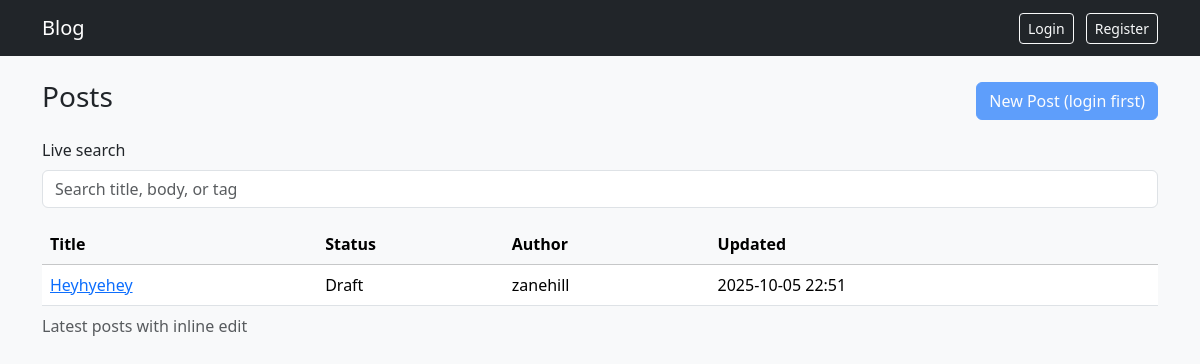
Before: / with the older database file.
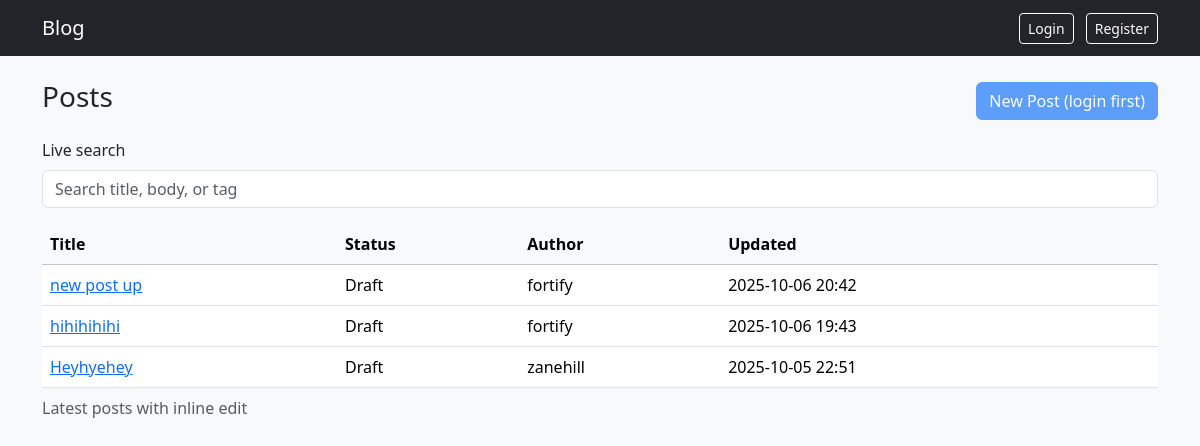
After: the same page with the newer database file.
### blog/models.py (models this page shows, shortened)
class Post(models.Model):
    class Status(models.TextChoices):
        DRAFT = 'draft', 'Draft'
        REVIEW = 'review', 'In Review'
        PUBLISHED = 'published', 'Published'
    author = models.ForeignKey(settings.AUTH_USER_MODEL, on_delete=models.CASCADE)
    title = models.CharField(max_length=200)
    slug = models.SlugField(max_length=220, unique=True, blank=True)
    body = models.TextField()
    status = models.CharField(max_length=10, choices=Status.choices, default=Status.DRAFT)
    tags = models.ManyToManyField(Tag, blank=True)
    created_at = models.DateTimeField(auto_now_add=True)
    updated_at = models.DateTimeField(auto_now=True)
    class Meta:
        ordering = ['-created_at']
        permissions = [
            ("can_publish", "Can publish posts"),
            ("can_review", "Can review posts"),
        ]
    def get_absolute_url(self):
        return reverse('post_detail', args=[self.slug])

### blog/views.py (the view)
# urls.py: path("", views.PostListView.as_view(), name="post_list"),
class PostListView(ListView):
    model = Post
    template_name = "blog/post_list.html"
    context_object_name = "posts"
    paginate_by = 10
    def get_queryset(self):
        return Post.objects.select_related("author").prefetch_related("tags").order_by("-created_at")

### templates/blog/post_list.html (shortened to what this page needs)
{% extends "base.html" %}
{% block content %}
<div class="d-flex justify-content-between align-items-center mb-3">
  <h1 class="h3">Posts</h1>
  {% if user.is_authenticated %}
    <a class="btn btn-primary" href="{% url 'post_create' %}">New Post</a>
  {% else %}
    <a class="btn btn-primary disabled" aria-disabled="true">New Post (login first)</a>
  {% endif %}
</div>
<div class="mb-3">
  <label for="search" class="form-label">Live search</label>
  <input id="search" name="q" class="form-control" placeholder="Search title, body, or tag"
         hx-get="{% url 'hx_post_search' %}"
         hx-target="#post-table-body"
         hx-trigger="keyup changed delay:300ms" />
</div>
<table class="table table-hover" role="table" aria-describedby="posts-caption">
  <caption id="posts-caption">Latest posts with inline edit</caption>
  <thead class="table-light">
    <tr><th>Title</th><th>Status</th><th>Author</th><th>Updated</th><th></th></tr>
  </thead>
  <tbody id="post-table-body">
    {% include "blog/partials/_post_rows.html" with posts=posts %}
  </tbody>
</table>
{% endblock %}

### templates/base.html (shortened to what this page needs)
<!doctype html>
<html lang="en">
<head>
  <link rel="stylesheet" href="https://cdn.jsdelivr.net/npm/bootstrap@5.3.3/dist/css/bootstrap.min.css">
</head>
<body class="bg-light">
  <nav class="navbar navbar-expand-lg navbar-dark bg-dark" aria-label="Primary">
    <div class="container">
      <a class="navbar-brand" href="{% url 'post_list' %}">Blog</a>
      <div class="ms-auto">
        {% if user.is_authenticated %}
          <span class="text-white me-2">Hello, {{ user.username }}</span>
          {% if perms.blog.can_review %}
            <a class="btn btn-sm btn-outline-light me-2" href="{% url 'review_list' %}">Review</a>
          {% endif %}
          <form method="post" action="{% url 'logout' %}" class="d-inline">
            {% csrf_token %}
            <button type="submit" class="btn btn-sm btn-outline-light">Logout</button>
          </form>
        {% else %}
          <a class="btn btn-sm btn-outline-light me-2" href="{% url 'login' %}">Login</a>
          <a class="btn btn-sm btn-outline-light" href="{% url 'register' %}">Register</a>
        {% endif %}
      </div>
    </div>
  </nav>
  <main class="container py-4" id="main" tabindex="-1">
    {% block content %}{% endblock %}
  </main>
</body>
</html>

### templates/blog/partials/_post_rows.html
{% for post in posts %}
  {% include "blog/partials/_post_row.html" with post=post %}
{% empty %}
  <tr><td colspan="5" class="text-muted">No posts yet.</td></tr>
{% endfor %}

### templates/blog/partials/_post_row.html (shortened to what this page needs)
<tr id="row-{{ post.pk }}">
  <td><a href="{{ post.get_absolute_url }}">{{ post.title }}</a></td>
  <td>{{ post.get_status_display }}</td>
  <td>{{ post.author.username }}</td>
  <td>{{ post.updated_at|date:"Y-m-d H:i" }}</td>
  <td>
  </td>
</tr>

Changed rows visible on the page:
added Post: title "new post up", status "Draft", author.username "fortify", updated_at "2025-10-06 20:42"
added Post: title "hihihihihi", status "Draft", author.username "fortify", updated_at "2025-10-06 19:43"
